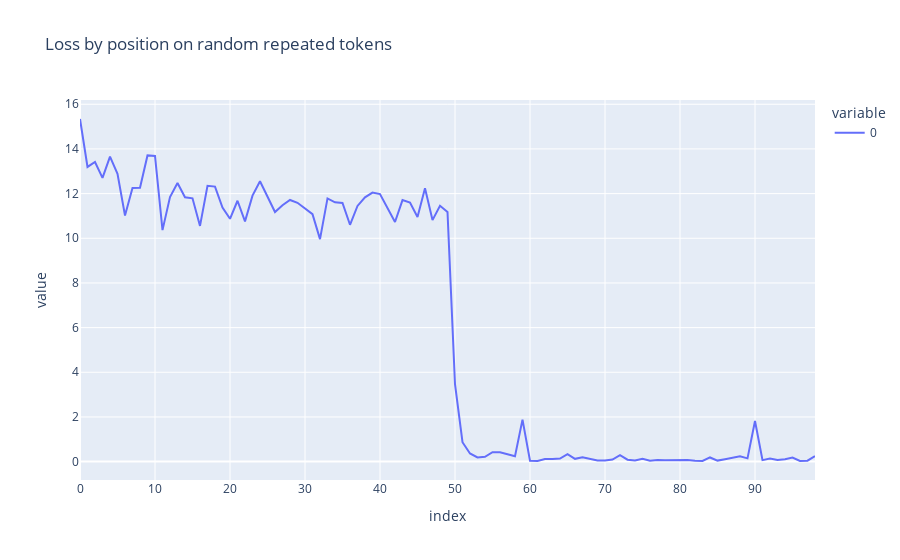

This figure's notebook cell:
### Code cell
batch_size = 10
seq_len = 50
size = (batch_size, seq_len)
input_tensor = torch.randint(0, 10000, size)

random_tokens = input_tensor.to(model.cfg.device)
repeated_tokens = einops.repeat(random_tokens, "batch seq_len -> batch (2 seq_len)")
repeated_logits = model(repeated_tokens)
correct_log_probs = model.loss_fn(repeated_logits, repeated_tokens, per_token=True)
loss_by_position = einops.reduce(correct_log_probs, "batch position -> position", "mean")
line(loss_by_position, xaxis="Position", yaxis="Loss", title="Loss by position on random repeated tokens")

### Figure 1 — Plotly figure (JSON) as saved in the notebook; plotly's stock layout.template omitted (floating-point values rounded to 4 significant figures)
{"data": [{"hovertemplate": "variable=0<br>index=%{x}<br>value=%{y}<extra></extra>", "legendgroup": "0", "line": {"color": "#636efa", "dash": "solid"}, "marker": {"symbol": "circle"}, "mode": "lines", "name": "0", "orientation": "v", "showlegend": true, "type": "scatter", "x": [0, 1, 2, 3, 4, 5, 6, 7, 8, 9, 10, 11, 12, 13, 14, 15, 16, 17, 18, 19, 20, 21, 22, 23, 24, 25, 26, 27, 28, 29, 30, 31, 32, 33, 34, 35, 36, 37, 38, 39, 40, 41, 42, 43, 44, 45, 46, 47, 48, 49, 50, 51, 52, 53, 54, 55, 56, 57, 58, 59, 60, 61, 62, 63, 64, 65, 66, 67, 68, 69, 70, 71, 72, 73, 74, 75, 76, 77, 78, 79, 80, 81, 82, 83, 84, 85, 86, 87, 88, 89, 90, 91, 92, 93, 94, 95, 96, 97, 98], "xaxis": "x", "y": [15.34, 13.19, 13.41, 12.7, 13.66, 12.89, 11.02, 12.25, 12.26, 13.71, 13.69, 10.37, 11.84, 12.47, 11.83, 11.79, 10.55, 12.35, 12.31, 11.38, 10.87, 11.68, 10.76, 11.91, 12.55, 11.85, 11.17, 11.48, 11.71, 11.59, 11.34, 11.08, 9.96, 11.78, 11.61, 11.58, 10.6, 11.45, 11.84, 12.04, 11.98, 11.35, 10.73, 11.71, 11.6, 10.95, 12.24, 10.81, 11.46, 11.18, 3.465, 0.868, 0.3654, 0.1891, 0.2152, 0.4203, 0.4219, 0.3298, 0.2373, 1.878, 0.0367, 0.02983, 0.1115, 0.1177, 0.1336, 0.3343, 0.1238, 0.1905, 0.1096, 0.05262, 0.04473, 0.0914, 0.2861, 0.08395, 0.05467, 0.1255, 0.03582, 0.07116, 0.06047, 0.07032, 0.05685, 0.06696, 0.03561, 0.03187, 0.1855, 0.04538, 0.1062, 0.187, 0.2395, 0.1452, 1.816, 0.06398, 0.1354, 0.07449, 0.1057, 0.1779, 0.02714, 0.04005, 0.2429], "yaxis": "y"}], "layout": {"legend": {"title": {"text": "variable"}, "tracegroupgap": 0}, "title": {"text": "Loss by position on random repeated tokens"}, "xaxis": {"anchor": "y", "domain": [0, 1], "title": {"text": "index"}}, "yaxis": {"anchor": "x", "domain": [0, 1], "title": {"text": "value"}}}}
